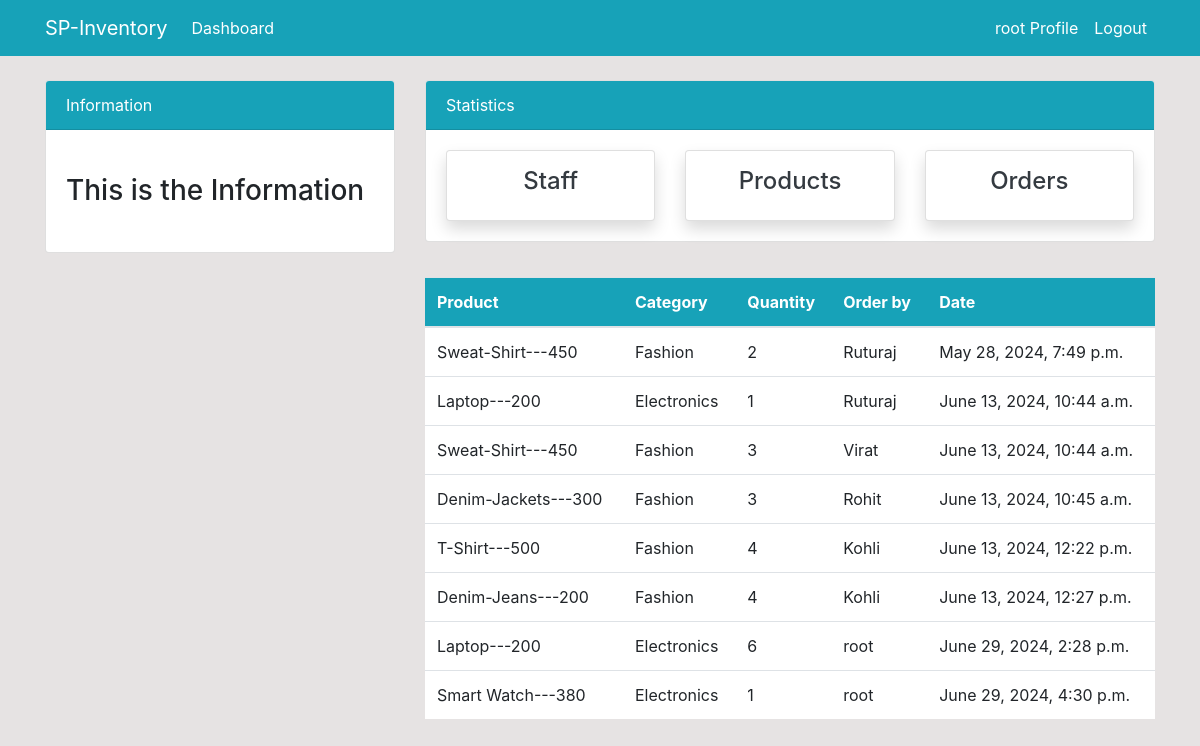
Page /order/ (signed in) on the committed database.
### dashboard/models.py (models this page shows, shortened)
class Order(models.Model):
    product = models.ForeignKey(Product, on_delete=models.CASCADE, null=True)
    staff = models.ForeignKey(User, models.CASCADE, null=True)
    order_quantity = models.PositiveIntegerField(null=True)
    date = models.DateTimeField(auto_now_add=True)

class Product(models.Model):
    name = models.CharField(max_length=100, null=True)
    category = models.CharField(max_length=20, choices=CATEGORY, null=True)
    quantity = models.PositiveIntegerField(null=True)
    def __str__(self):
        return f'{self.name}---{self.quantity}'

### dashboard/views.py (the view)
# urls.py: path('order/', views.order, name='dashboard-order'),
@login_required
def order(request):
    orders = Order.objects.all()
    context = {
        'orders': orders,
    }
    return render(request,'dashboard/order.html', context)

### templates/dashboard/order.html (shortened to what this page needs)
{% extends 'partials/base.html' %}
{% block content %}
{% include 'partials/topnav.html' %}
    <div class="container">
        <div class="row my-4">
            <div class="col-md-4">
            </div>
            <div class="col-md-8">
                <table class="table bg-white">
                    <thead class="bg-info">
                        <tr class="text-white">
                            <th scope="col">Product</th>
                            <th scope="col">Category</th>
                            <th scope="col">Quantity</th>
                            <th scope="col">Order by</th>
                            <th scope="col">Date</th>
                        </tr>
                    </thead>
                    <tbody>
                        {% for odr in orders  %}
                        <tr>
                            <td>{{ odr.product }}</td>
                            <td>{{ odr.product.category }}</td>
                            <td>{{ odr.order_quantity }}</td>
                            <td>{{ odr.staff.username }}</td>
                            <td>{{ odr.date }}</td>
                        </tr>
                        {% endfor %}
                    </tbody>
                </table>
            </div>
        </div>
    </div>
{% endblock content %}

### templates/partials/nav.html (shortened to what this page needs)
<nav class="navbar navbar-expand-lg navbar-info bg-info">
    {% if user.is_authenticated %}
    <div class="container">
        <a class="navbar-brand text-white" href="{% url 'dashboard-index' %}">SP-Inventory</a>
        <div class="collapse navbar-collapse" id="navbarSupportedContent">
            <ul class="navbar-nav mr-auto">
                <li class="nav-item active">
                    <a class="nav-link text-white" href="{% url 'dashboard-index' %}">Dashboard </a>
                </li>
            </ul>
            <ul class="navbar-nav ml-auto">
                <li class="nav-item active">
                    <a class="nav-link text-white" href="{% url 'user-profile' %}">{{ user.username }} Profile
                        <span class="sr-only">(current)</span></a>
                </li>
                <li class="nav-item">
                    <a class="nav-link text-white" href="{% url 'user-logout' %}">Logout</a>
                </li>
            </ul>
            {% endif %}
        </div>
    </div>
</nav>

### static/style.css (style rules this page uses)
body { background: rgb(230, 227, 227); }

### rows in the picture
Order: product "Sweat-Shirt---450", product.category "Fashion", order_quantity "2", staff.username "Ruturaj", date "May 28, 2024, 7:49 p.m."
Order: product "Laptop---200", product.category "Electronics", order_quantity "1", staff.username "Ruturaj", date "June 13, 2024, 10:44 a.m."
Order: product "Sweat-Shirt---450", product.category "Fashion", order_quantity "3", staff.username "Virat", date "June 13, 2024, 10:44 a.m."
Order: product "Denim-Jackets---300", product.category "Fashion", order_quantity "3", staff.username "Rohit", date "June 13, 2024, 10:45 a.m."
Order: product "T-Shirt---500", product.category "Fashion", order_quantity "4", staff.username "Kohli", date "June 13, 2024, 12:22 p.m."
Order: product "Denim-Jeans---200", product.category "Fashion", order_quantity "4", staff.username "Kohli", date "June 13, 2024, 12:27 p.m."
Order: product "Laptop---200", product.category "Electronics", order_quantity "6", staff.username "root", date "June 29, 2024, 2:28 p.m."
Order: product "Smart Watch---380", product.category "Electronics", order_quantity "1", staff.username "root", date "June 29, 2024, 4:30 p.m."

### other values in the picture
{{ user.username }} "root"
